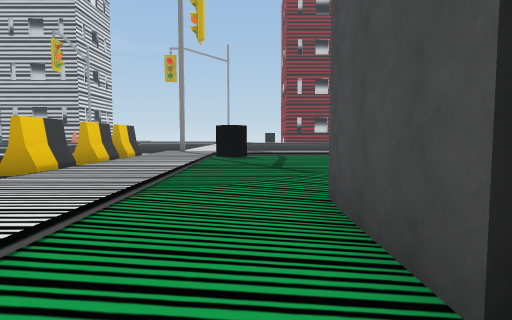
view 1 (above)

22 first-person views from a walk through a Unity game level. The camera is 1.5 m above the floor, tilts 4° down and sees 75° across. The floor is counted in squares, 2 m on a side. Each view is taken from the middle of a square. On the plan, view 1 faces up. The plan holds only what a view shows up to about 11 squares ahead; the rest is blank. The place goes on beyond the plan. Some surface patterns are stand-ins.

view 2
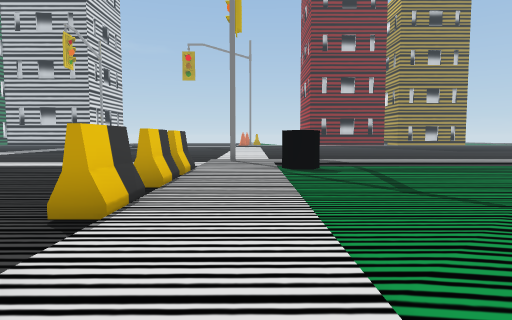

view 3
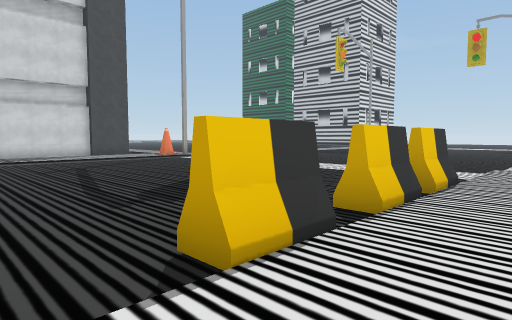

view 4
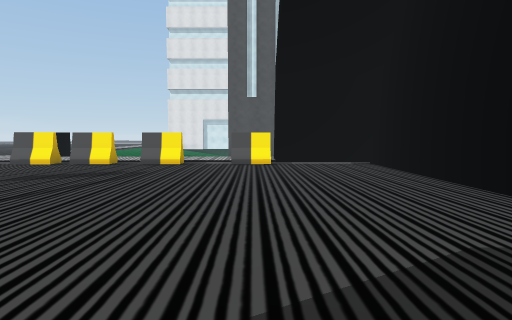

view 5
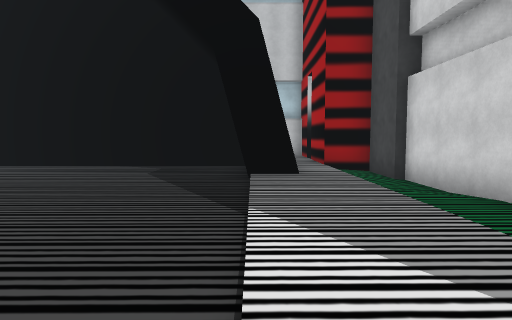

view 6
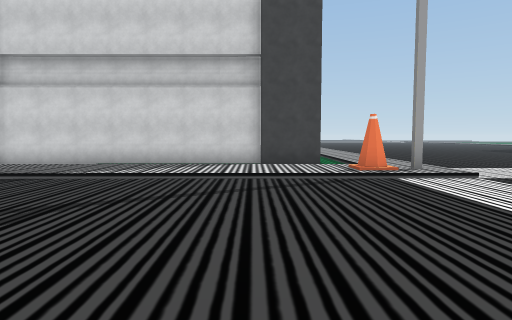

view 7
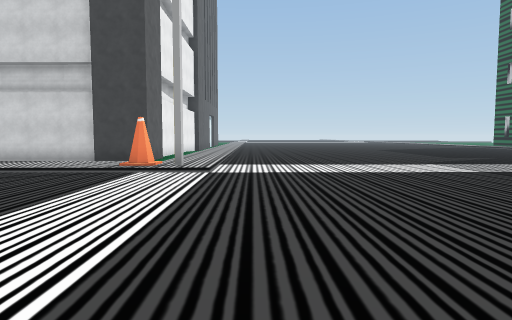

view 8
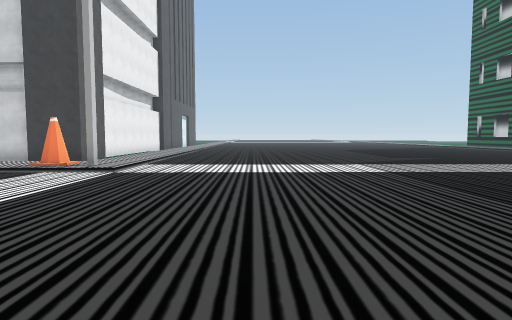

view 9
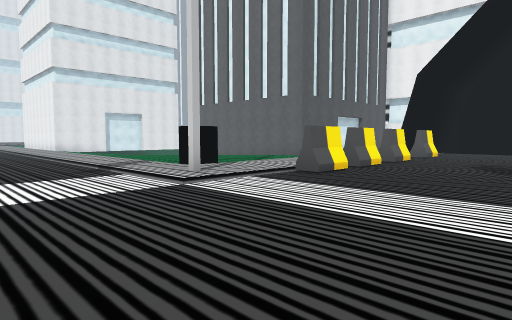

view 10
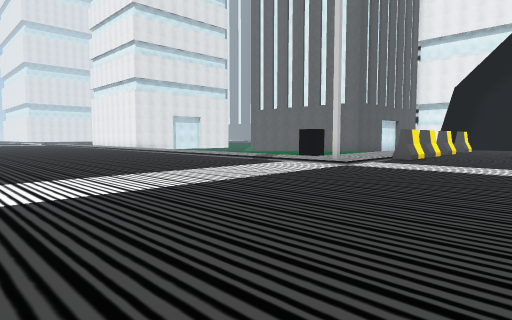

view 11
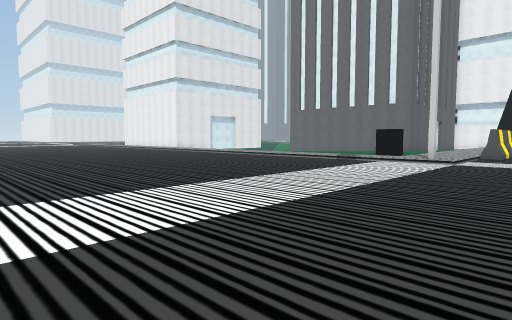

view 12
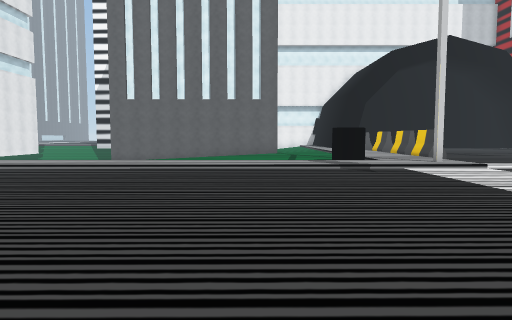

view 13
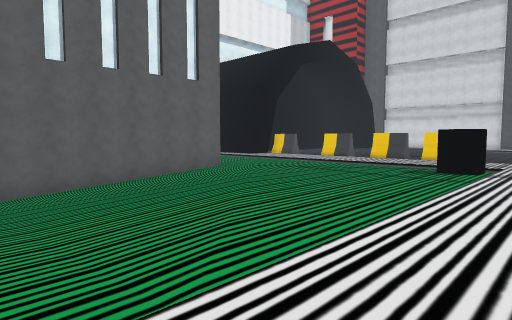

view 14
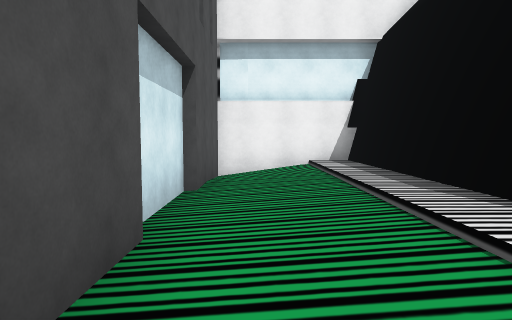

view 15
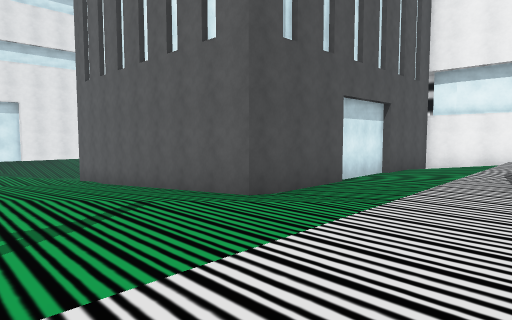

view 16
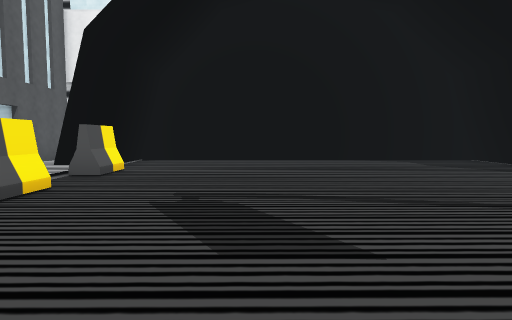

view 17
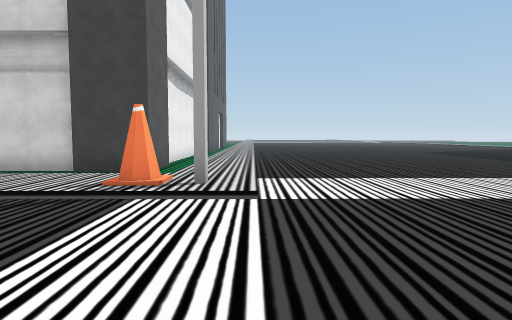

view 18
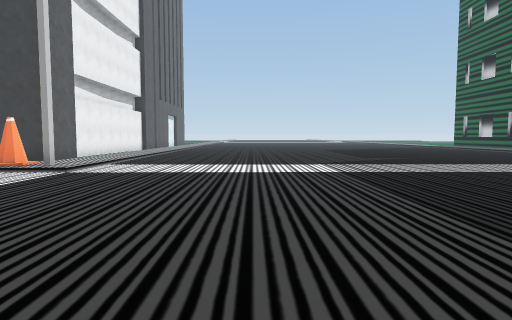

view 19
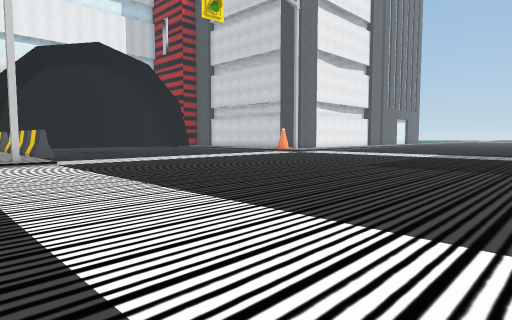

view 20
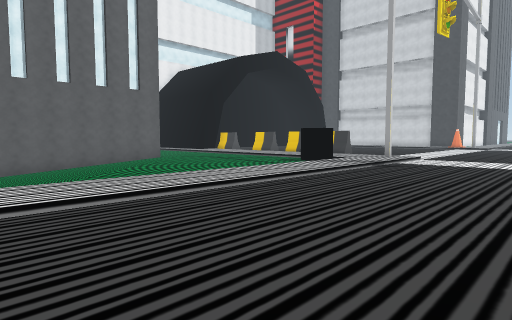

view 21
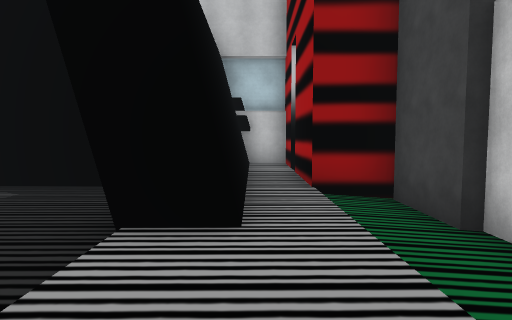

view 22
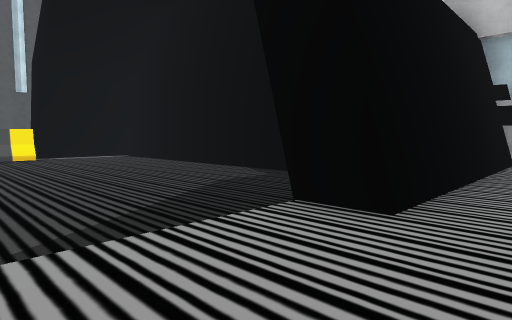

### Floor plan
Key: @ floor where view 1 was taken; # wall or solid block; . main floor; : floor 0.25 m higher than the main floor; - floor 0.25 m lower than the main floor; _ floor 1 m lower than the main floor; / step, stairs or slope; O other object.
Columns run from 18 left of view 1 to 8 right of it. Each row starts with its distance up from view 1.
 24 ...
 23 .....       ......
 22 ...... ................
 21 .........................
 20 .........................
 19 ........................
 18 ........................
 17 ...........................
 16 ...........................
 15 ...........................
 14 ...........................
 13 /////..........////////////
 12 :::O/..........#:::::::::::
 11 ..///..........::#.......//
 10 ##/:/.........O::.......///
  9 ##/:/.........O::......////
  8 #./:/.........O::.....////
  7 #./:/..........::....//////
  6 #./:/.........O::...///////
  5 #./:/..........::..///////_
  4 #//:/........./:://########
  3 #-/:/.........O::/-#
  2 #-//#..........#:/-#
  1 ##//#..........#:/-#
  0  ##/#..........#:/@#
 -1   #:############:/-#
 -2   #:#          #:/-#
 -3   #:#          #:/-#
 -4   #:#          #://#
 -5   ###          #####

Where each view was taken, in squares from view 1:
view 1: 0 up, 0 right, facing up
view 2: 2 up, 2 left, facing up
view 3: 4 up, 2 left, facing up-left
view 4: 3 up, 14 left, facing right
view 5: 9 up, 14 left, facing down
view 6: 9 up, 8 left, facing left
view 7: 14 up, 7 left, facing left
view 8: 16 up, 7 left, facing left
view 9: 16 up, 8 left, facing down-right
view 10: 21 up, 8 left, facing down-right
view 11: 23 up, 6 left, facing down-right
view 12: 21 up, 2 right, facing down
view 13: 13 up, 8 right, facing down-left
view 14: 4 up, 0 right, facing down
view 15: 8 up, 3 left, facing down-right
view 16: 10 up, 7 left, facing down
view 17: 13 up, 10 left, facing left
view 18: 17 up, 7 left, facing left
view 19: 23 up, 1 left, facing down-left
view 20: 17 up, 8 right, facing down-left
view 21: 5 up, 15 left, facing down
view 22: 5 up, 16 left, facing down-right
